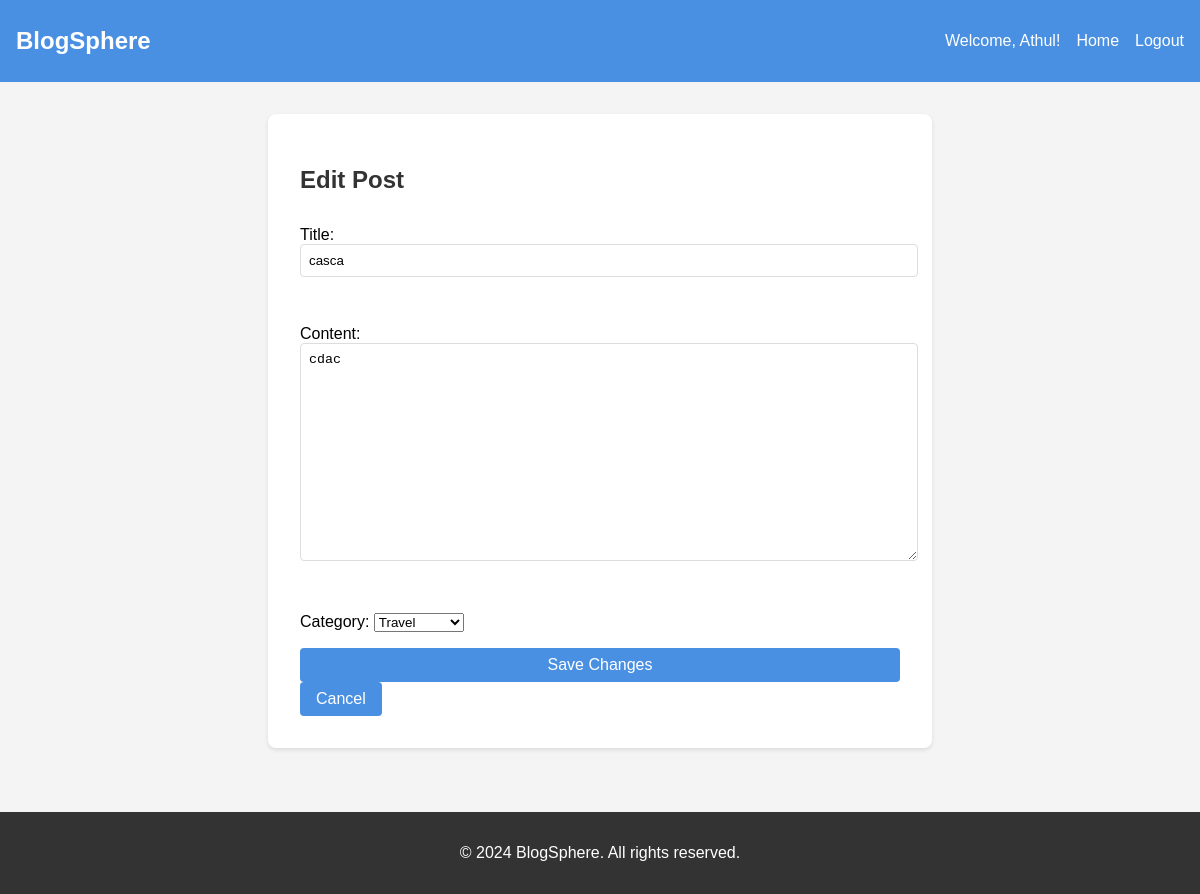
Page /post/45/edit/ (signed in) on the committed database.
### myapp/models.py (models this page shows, shortened)
class Post(models.Model):
    author = models.ForeignKey(User, on_delete=models.CASCADE)  # Link each post to a user
    title = models.CharField(max_length=100)
    content = models.TextField()
    category = models.CharField(
        max_length=50,
        choices=[
            ('tech', 'Technology'),
            ('life', 'Lifestyle'),
            ('food', 'Food'),
            ('travel', 'Travel'),
        ],
        default='tech',
    )
    created_at = models.DateTimeField(auto_now_add=True)  # Automatically set when a post is created

### myapp/views.py (the view)
# urls.py: path('post/<int:post_id>/edit/', views.edit_post, name='edit_post'),
@login_required
def edit_post(request, post_id):
    post = get_object_or_404(Post, id=post_id, author=request.user)
    if request.method == 'POST':
        form = PostForm(request.POST, instance=post)
        if form.is_valid():
            form.save()
            return redirect('post_detail', post_id=post.id)
    else:
        form = PostForm(instance=post)
    return render(request, 'edit_post.html', {'form': form, 'post': post})

### myapp/forms.py
class PostForm(forms.ModelForm):
    class Meta:
        model = Post
        fields = ['title', 'content', 'category']
        widgets = {
            'title': forms.TextInput(attrs={'class': 'form-control'}),
            'content': forms.Textarea(attrs={'class': 'form-control'}),
            'category': forms.Select(attrs={'class': 'form-control'})
        }

### myapp/templates/edit_post.html (shortened to what this page needs)
{% load static %}
<!DOCTYPE html>
<html lang="en">
<head>
    <link rel="stylesheet" href="{% static 'edit_post.css' %}">
</head>
<body>
    <header>
        <nav>
            <div class="logo">
                <h1><a href="{% url 'home' %}">BlogSphere</a></h1>
            </div>
            <ul class="nav-links">
                <li>Welcome, {{ user.username }}!</li>
                <li><a href="{% url 'home' %}">Home</a></li>
                <li><a href="{% url 'logout' %}">Logout</a></li>
            </ul>
        </nav>
    </header>
    <main>
        <div class="edit-post-container">
            <h2>Edit Post</h2>
            <form method="post">
                {{ form.as_p }}
                <button type="submit" class="btn">Save Changes</button>
            </form>
            <a href="{% url 'post_detail' post.id %}" class="btn">Cancel</a>
        </div>
    </main>
    <footer>
        <p>&copy; 2024 BlogSphere. All rights reserved.</p>
    </footer>
</body>
</html>

### myapp/static/edit_post.css (style rules this page uses)
:root { --primary-color: #4a90e2; --secondary-color: #f4f4f4; --text-color: #333; --light-text-color: #666; --white: #ffffff; --border-color: #ddd; --box-shadow: 0 2px 4px rgba(0, 0, 0, 0.1); }
body { font-family: Arial, sans-serif; margin: 0; padding: 0; background-color: var(--secondary-color); }
header { background-color: var(--primary-color); color: var(--white); padding: 1rem; }
nav { display: flex; justify-content: space-between; align-items: center; }
.logo h1 { margin: 0; }
.logo a { color: var(--white); text-decoration: none; }
.nav-links { list-style-type: none; display: flex; gap: 1rem; }
.nav-links a { color: var(--white); text-decoration: none; transition: color 0.3s; }
main { padding: 2rem; }
.edit-post-container { background-color: var(--white); border-radius: 8px; padding: 2rem; box-shadow: var(--box-shadow); max-width: 600px; margin: 0 auto; }
h2 { color: var(--text-color); margin-bottom: 1rem; }
form { display: flex; flex-direction: column; }
form p { margin-bottom: 1rem; }
form input[type="text"], form textarea { width: 100%; padding: 0.5rem; border: 1px solid var(--border-color); border-radius: 4px; margin-bottom: 1rem; }
form textarea { resize: vertical; height: 200px; }
form button { display: inline-block; padding: 0.5rem 1rem; background-color: var(--primary-color); color: var(--white); text-decoration: none; border-radius: 4px; border: none; cursor: pointer; font-size: 1rem; transition: background-color 0.3s; }
footer { text-align: center; padding: 1rem; background-color: #333; color: var(--white); margin-top: 2rem; }

### myapp/templates/edit_post.html (style rules this page uses)
body { font-family: Arial, sans-serif; margin: 0; padding: 0; background-color: #f4f4f4; }
header { background-color: #4a90e2; color: white; padding: 1rem; }
nav { display: flex; justify-content: space-between; align-items: center; }
.logo h1 { margin: 0; }
.logo a { color: white; text-decoration: none; }
.nav-links { list-style-type: none; display: flex; gap: 1rem; }
.nav-links a { color: white; text-decoration: none; }
main { padding: 2rem; }
.edit-post-container { background-color: white; border-radius: 8px; padding: 2rem; box-shadow: 0 2px 4px rgba(0, 0, 0, 0.1); max-width: 600px; margin: 0 auto; }
h2 { color: #333; margin-bottom: 1rem; }
form { display: flex; flex-direction: column; }
form p { margin-bottom: 1rem; }
form input[type="text"], form textarea { width: 100%; padding: 0.5rem; border: 1px solid #ddd; border-radius: 4px; }
.btn { display: inline-block; padding: 0.5rem 1rem; background-color: #4a90e2; color: white; text-decoration: none; border-radius: 4px; border: none; cursor: pointer; font-size: 1rem; }
footer { text-align: center; padding: 1rem; background-color: #333; color: white; }

### rows in the picture
Post: title "casca", content "cdac", category "Travel"

### other values in the picture
{{ user.username }} "Athul"
